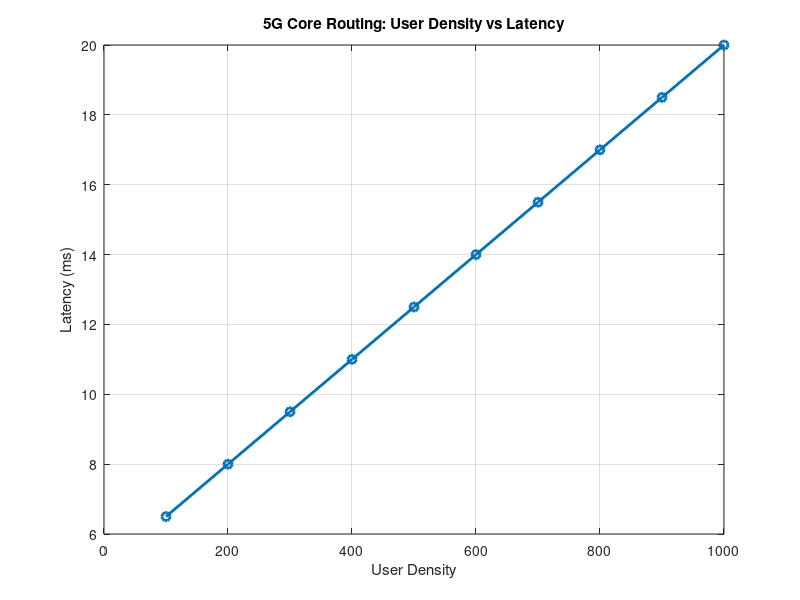
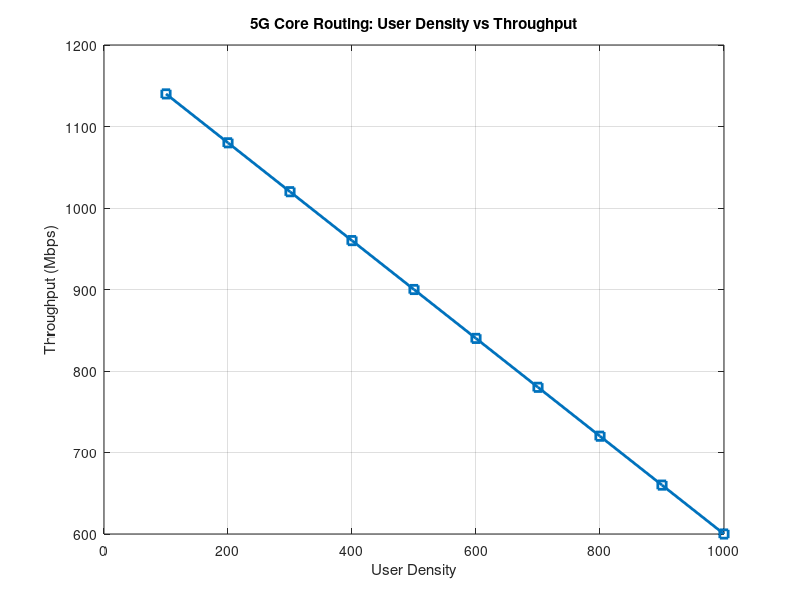
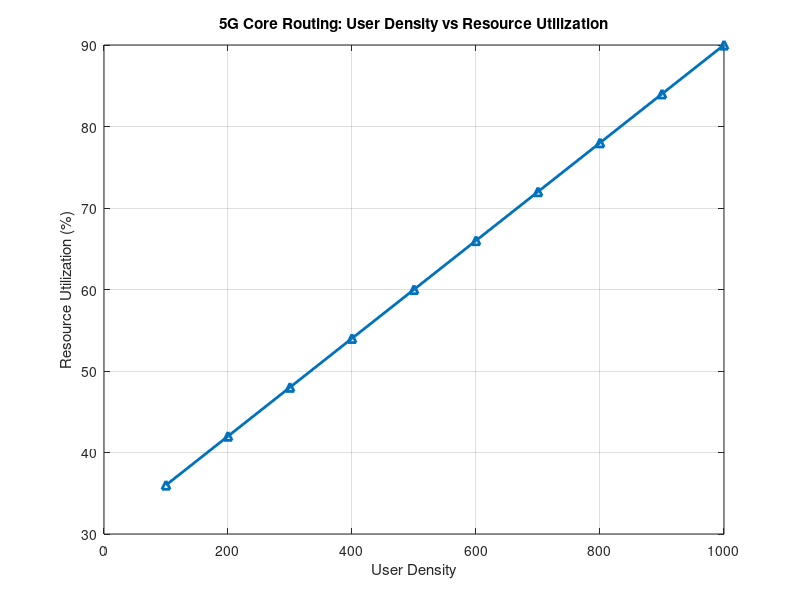
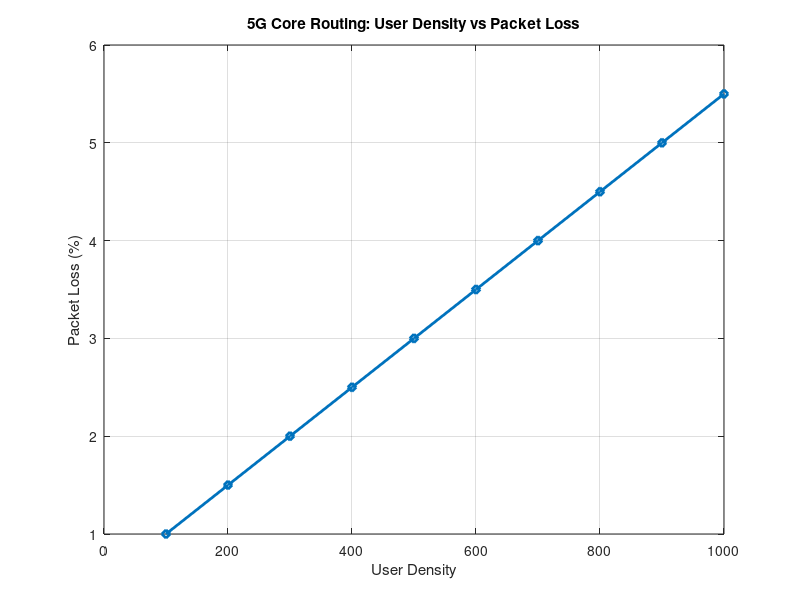

These figures' MATLAB source, in order: (Note: this script raises an error after producing the figures.)
clc;
clear;
close all;

%% 5G Core Traffic Routing Simulation

% User Density
userDensity = 100:100:1000;

% Mobility (km/h)
mobility = [10 20 40 60 80 100 120 140 160 180];

% Performance Parameters
latency = 5 + 0.015*userDensity;             % ms
throughput = 1200 - 0.6*userDensity;         % Mbps
resourceUtilization = 30 + 0.06*userDensity; % %
packetLoss = 0.5 + 0.005*userDensity;        % %

%% Figure 1: User Density vs Latency
figure;
plot(userDensity, latency,'-o','LineWidth',2);
grid on;
xlabel('User Density');
ylabel('Latency (ms)');
title('5G Core Routing: User Density vs Latency');

%% Figure 2: User Density vs Throughput
figure;
plot(userDensity, throughput,'-s','LineWidth',2);
grid on;
xlabel('User Density');
ylabel('Throughput (Mbps)');
title('5G Core Routing: User Density vs Throughput');

%% Figure 3: User Density vs Resource Utilization
figure;
plot(userDensity, resourceUtilization,'-^','LineWidth',2);
grid on;
xlabel('User Density');
ylabel('Resource Utilization (%)');
title('5G Core Routing: User Density vs Resource Utilization');

%% Figure 4: User Density vs Packet Loss
figure;
plot(userDensity, packetLoss,'-d','LineWidth',2);
grid on;
xlabel('User Density');
ylabel('Packet Loss (%)');
title('5G Core Routing: User Density vs Packet Loss');

%% Figure 5: Mobility vs Throughput
throughputMobility = 1100 - 2*mobility;

figure;
plot(mobility, throughputMobility,'-*','LineWidth',2);
grid on;
xlabel('Mobility (km/h)');
ylabel('Throughput (Mbps)');
title('Mobility vs Throughput');

%% Display Results
disp('-------------------------------');
disp('5G Core Traffic Routing Results');
disp('-------------------------------');

Result = table(userDensity', latency', throughput', ...
    resourceUtilization', packetLoss', ...
    'VariableNames', {'UserDensity','Latency_ms','Throughput_Mbps',...
    'ResourceUtilization_percent','PacketLoss_percent'});

disp(Result);
